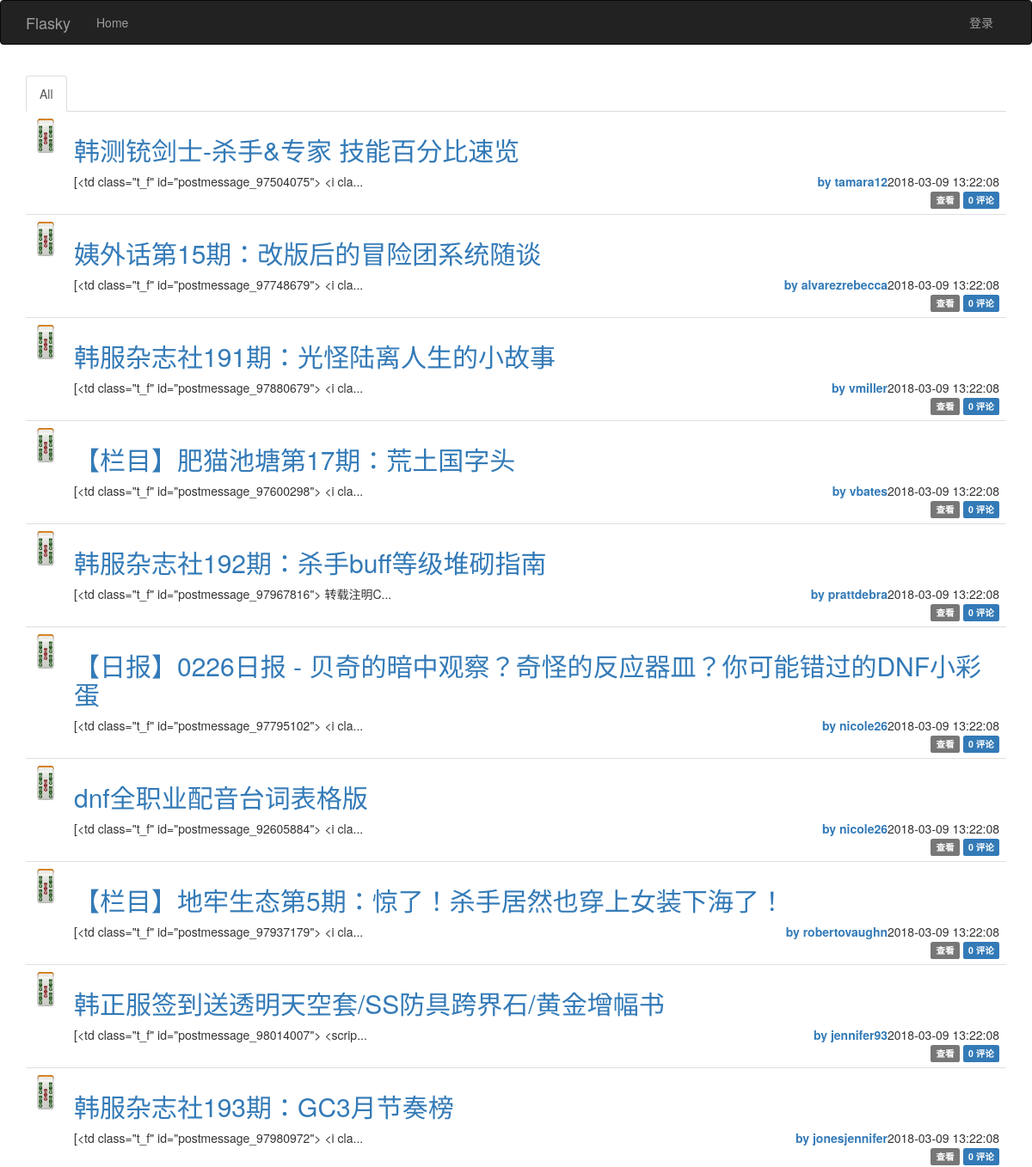
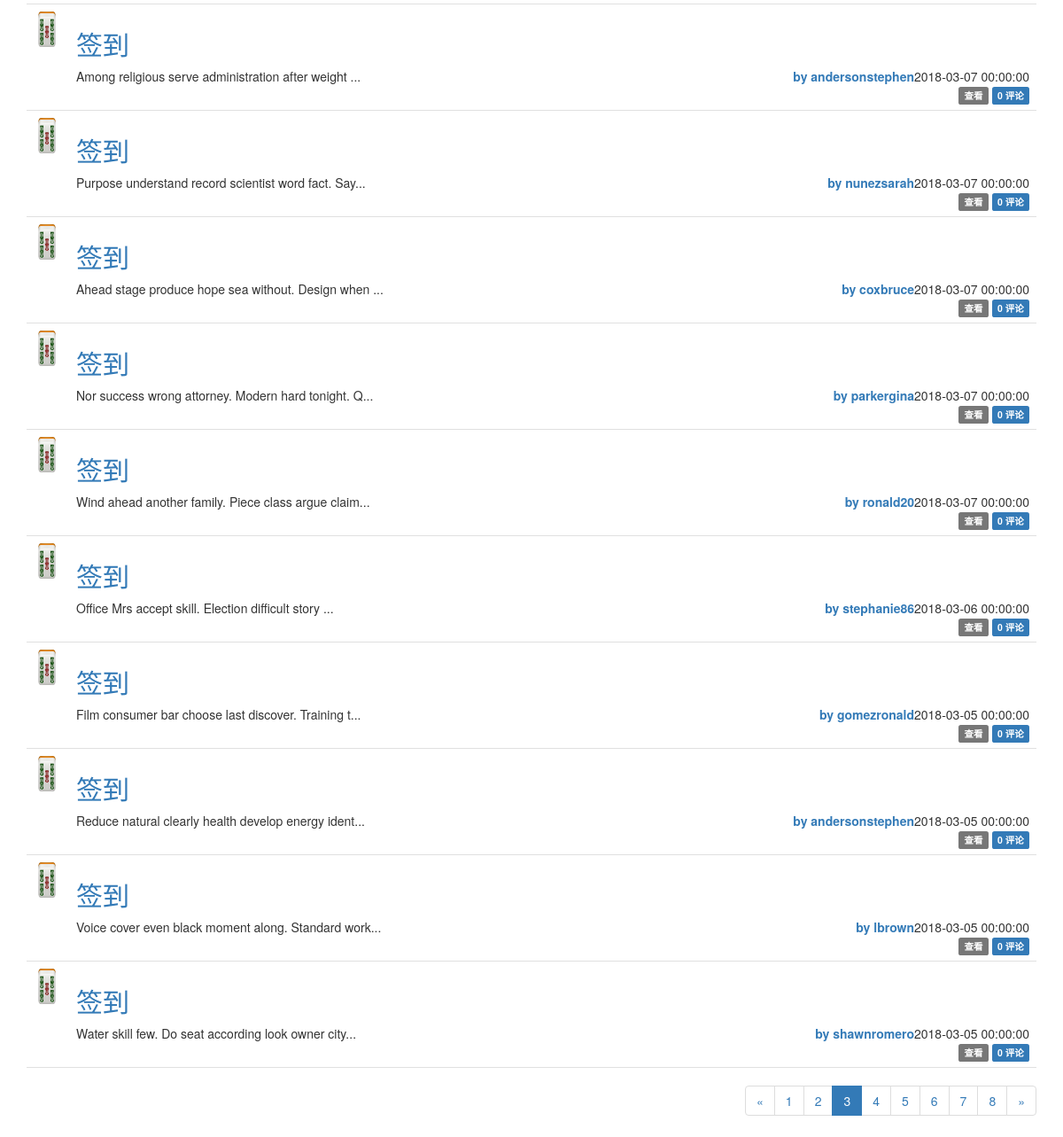
/?page=3, run on the app's committed database (2 pictures, top to bottom).
### app/models.py (models this page shows, shortened)
class Post(db.Model):
    __tablename__ = 'posts'
    id = db.Column(db.Integer, primary_key=True)
    title = db.Column(db.String(64))
    body = db.Column(db.Text)
    body_index = db.Column(db.String)
    body_html = db.Column(db.Text)
    timestamp = db.Column(db.DateTime, index=True, default=datetime.utcnow())
    author_id = db.Column(db.Integer, db.ForeignKey('users.id'))
    comments = db.relationship('Comment', backref='post', lazy='dynamic')

class User(db.Model, UserMixin):
    __tablename__ = "users"
    id = db.Column(db.Integer, primary_key=True)
    email = db.Column(db.String(64), unique=True, index=True)
    username = db.Column(db.String(64), unique=True, index=True)
    password_hash = db.Column(db.String(128))
    confirmed = db.Column(db.Boolean, default=False)
    location = db.Column(db.String(64))
    name = db.Column(db.String(64))
    about_me = db.Column(db.Text())
    profile_picture = db.Column(db.String(256))
    member_since = db.Column(db.DateTime(), default=datetime.utcnow)
    last_seen = db.Column(db.DateTime(), default=datetime.utcnow)
    role_id = db.Column(db.Integer, db.ForeignKey('roles.id'))
    posts = db.relationship('Post', backref='author', lazy='dynamic')
    comments = db.relationship('Comment', backref='author', lazy='dynamic')
    followed = db.relationship('Follow',
                               foreign_keys=[Follow.follower_id],
                               backref=db.backref('follower', lazy='joined'),
                               lazy='dynamic',
                               cascade='all, delete-orphan')
    followers = db.relationship('Follow',
                                foreign_keys=[Follow.followed_id],
                                backref=db.backref('followed', lazy='joined'),
                                lazy='dynamic',
                                cascade='all, delete-orphan')
    @property
    def password(self):
        raise AttributeError('password is not readable')

### app/main/view.py (the view, shortened to what this page needs)
@main.route("/", methods=['GET', 'POST'])
def index():
    form = PostForm()
    page = request.args.get('page', 1, type=int)
    show_followed = False
    if current_user.is_authenticated:
        show_followed = bool(request.cookies.get('show_followed', ''))
    if show_followed:
        query = current_user.followed_posts
    else:
        query = Post.query
    pagination = query.order_by(Post.timestamp.desc()).paginate(
        page, per_page=current_app.config['FLASKY_POSTS_PER_PAGE'],
        error_out=False)
    posts = pagination.items
    if current_user.can(Permission.WRITE):
        fuck = 'fuck you'
    else:
        fuck = 'fuck me'
    return render_template('index.html', form=form, posts=posts,fuck=fuck,
                           show_followed=show_followed, pagination=pagination)

### app/auth/view.py (called while the page is built)
@auth.before_app_request
def before_request():
    if current_user.is_authenticated:
        current_user.ping()
        if not current_user.confirmed \
                and request.endpoint \
                and request.blueprint != 'auth' \
                and request.endpoint != 'static':
            return redirect(url_for('auth.unconfirmed'))

### app/main/__init__.py (called while the page is built)
@main.app_context_processor
def inject_permission():
    return dict(Permission=Permission)

### app/models.py (called while the page is built)
    def can(self, permissions):
        return False

    def is_administrator(self):
        return False

### app/templates/index.html (shortened to what this page needs)
{% extends "base.html" %}
{% import "bootstrap/wtf.html" as wtf %}
{% import "_macros.html" as macros %}
{% block page_content %}
<div class="post-tabs">
    <ul class="nav nav-tabs">
        <li{% if not show_followed %} class="active"{% endif %}><a href="{{ url_for('.show_all') }}">All</a></li>
    </ul>
    {% include '_posts_index.html' %}
</div>
{% if pagination %}
<div class="pagination">
    {{ macros.pagination_widget(pagination, '.index') }}
</div>
{% endif %}
{% endblock %}

### app/templates/_posts_index.html (shortened to what this page needs)
<ul class="posts">
    {% for post in posts %}
    <li class="post">
        <div class="post-thumbnail">
            <a href="{{ url_for('.user', username=post.author.username) }}">
                <img class="img-rounded profile-thumbnail" src="{{ url_for('static', filename='bamboo5.png') }}"
                     height="40px" width="30px">
            </a>
        </div>
        <div class="post-content">
            <div class="post-title">
                <h2><a href="{{ url_for('.post', id=post.id)}}">{% if post.title %} {{ post.title }} {% endif %}</a></h2>
            </div>
            <div class="post-date">{{ post.timestamp.strftime('%Y-%m-%d %H:%M:%S') }}</div>
            <div class="post-author"><a href="{{ url_for('.user', username=post.author.username) }}">by {{ post.author.username }}</a></div>
            <div class="post-body">
                {{ post.body_index }}
            </div>
            <div class="post-footer">
                <a href="{{ url_for('.post', id=post.id) }}">
                    <span class="label label-default">查看</span>
                </a>
                <a href="{{ url_for('.post', id=post.id) }}#comments">
                    <span class="label label-primary">{{ post.comments.count() }} 评论</span>
                </a>
            </div>
        </div>
    </li>
    {% endfor %}
</ul>

### app/static/styles.css (style rules this page uses)
.profile-thumbnail { position: absolute; }
div.post-tabs { margin-top: 16px; }
ul.posts { list-style-type: none; padding: 0px; margin: 16px 0px 0px 0px; border-top: 1px solid #e0e0e0; }
div.post-tabs ul.posts { margin: 0px; border-top: none; }
ul.posts li.post { padding: 8px; border-bottom: 1px solid #e0e0e0; }
div.post-date { float: right; }
div.post-author { font-weight: bold; float: right; }
div.post-thumbnail { position: absolute; }
div.post-content { margin-left: 48px; min-height: 48px; }
div.post-footer { text-align: right; }
div.pagination { width: 100%; text-align: right; padding: 0px; margin: 0px; }

### data on the page
Post: title "韩测铳剑士-杀手&专家 技能百分比速览", timestamp "2018-03-09 13:22:08", author.username "tamara12", body_index "[<td class=\"t_f\" id=\"postmessage_97504075\"> <i cla...", comments.count "0"
Post: title "姨外话第15期：改版后的冒险团系统随谈", timestamp "2018-03-09 13:22:08", author.username "alvarezrebecca", body_index "[<td class=\"t_f\" id=\"postmessage_97748679\"> <i cla...", comments.count "0"
Post: title "韩服杂志社191期：光怪陆离人生的小故事", timestamp "2018-03-09 13:22:08", author.username "vmiller", body_index "[<td class=\"t_f\" id=\"postmessage_97880679\"> <i cla...", comments.count "0"
Post: title "【栏目】肥猫池塘第17期：荒土国字头", timestamp "2018-03-09 13:22:08", author.username "vbates", body_index "[<td class=\"t_f\" id=\"postmessage_97600298\"> <i cla...", comments.count "0"
Post: title "韩服杂志社192期：杀手buff等级堆砌指南", timestamp "2018-03-09 13:22:08", author.username "prattdebra", body_index "[<td class=\"t_f\" id=\"postmessage_97967816\"> 转载注明C...", comments.count "0"
Post: title "【日报】0226日报 - 贝奇的暗中观察？奇怪的反应器皿？你可能错过的DNF小彩蛋", timestamp "2018-03-09 13:22:08", author.username "nicole26", body_index "[<td class=\"t_f\" id=\"postmessage_97795102\"> <i cla...", comments.count "0"
Post: title "dnf全职业配音台词表格版", timestamp "2018-03-09 13:22:08", author.username "nicole26", body_index "[<td class=\"t_f\" id=\"postmessage_92605884\"> <i cla...", comments.count "0"
Post: title "【栏目】地牢生态第5期：惊了！杀手居然也穿上女装下海了！", timestamp "2018-03-09 13:22:08", author.username "robertovaughn", body_index "[<td class=\"t_f\" id=\"postmessage_97937179\"> <i cla...", comments.count "0"
Post: title "韩正服签到送透明天空套/SS防具跨界石/黄金增幅书", timestamp "2018-03-09 13:22:08", author.username "jennifer93", body_index "[<td class=\"t_f\" id=\"postmessage_98014007\"> <scrip...", comments.count "0"
Post: title "韩服杂志社193期：GC3月节奏榜", timestamp "2018-03-09 13:22:08", author.username "jonesjennifer", body_index "[<td class=\"t_f\" id=\"postmessage_97980972\"> <i cla...", comments.count "0"
Post: title "签到", timestamp "2018-03-07 00:00:00", author.username "andersonstephen", body_index "Among religious serve administration after weight ...", comments.count "0"
Post: title "签到", timestamp "2018-03-07 00:00:00", author.username "nunezsarah", body_index "Purpose understand record scientist word fact. Say...", comments.count "0"
Post: title "签到", timestamp "2018-03-07 00:00:00", author.username "coxbruce", body_index "Ahead stage produce hope sea without. Design when ...", comments.count "0"
Post: title "签到", timestamp "2018-03-07 00:00:00", author.username "parkergina", body_index "Nor success wrong attorney. Modern hard tonight. Q...", comments.count "0"
Post: title "签到", timestamp "2018-03-07 00:00:00", author.username "ronald20", body_index "Wind ahead another family. Piece class argue claim...", comments.count "0"
Post: title "签到", timestamp "2018-03-06 00:00:00", author.username "stephanie86", body_index "Office Mrs accept skill. Election difficult story ...", comments.count "0"
Post: title "签到", timestamp "2018-03-05 00:00:00", author.username "gomezronald", body_index "Film consumer bar choose last discover. Training t...", comments.count "0"
Post: title "签到", timestamp "2018-03-05 00:00:00", author.username "andersonstephen", body_index "Reduce natural clearly health develop energy ident...", comments.count "0"
Post: title "签到", timestamp "2018-03-05 00:00:00", author.username "lbrown", body_index "Voice cover even black moment along. Standard work...", comments.count "0"
Post: title "签到", timestamp "2018-03-05 00:00:00", author.username "shawnromero", body_index "Water skill few. Do seat according look owner city...", comments.count "0"

### other printed values
{{ p }} "1" "2" "4" "5" "6" "7" "8"
{{ p }} "3"
